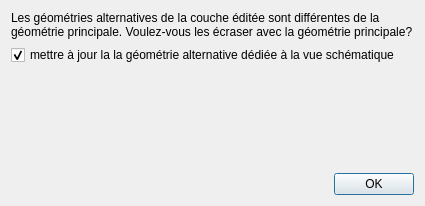
<?xml version="1.0" encoding="UTF-8"?>
<ui version="4.0">
 <class>AltGeomDialog</class>
 <widget class="QDialog" name="AltGeomDialog">
  <property name="geometry">
   <rect>
    <x>0</x>
    <y>0</y>
    <width>425</width>
    <height>206</height>
   </rect>
  </property>
  <property name="windowTitle">
   <string>Dialog</string>
  </property>
  <layout class="QGridLayout" name="gridLayout">
   <item row="3" column="0">
    <widget class="QDialogButtonBox" name="buttonBox">
     <property name="orientation">
      <enum>Qt::Horizontal</enum>
     </property>
     <property name="standardButtons">
      <set>QDialogButtonBox::Ok</set>
     </property>
    </widget>
   </item>
   <item row="2" column="0">
    <spacer name="verticalSpacer">
     <property name="orientation">
      <enum>Qt::Vertical</enum>
     </property>
     <property name="sizeHint" stdset="0">
      <size>
       <width>20</width>
       <height>40</height>
      </size>
     </property>
    </spacer>
   </item>
   <item row="1" column="0">
    <widget class="QCheckBox" name="updateAlt2">
     <property name="text">
      <string>mettre à jour la la géométrie alternative dédiée à la vue schématique</string>
     </property>
     <property name="checked">
      <bool>true</bool>
     </property>
    </widget>
   </item>
   <item row="0" column="0">
    <widget class="QLabel" name="label">
     <property name="text">
      <string>Les géométries alternatives de la couche éditée sont différentes de la géométrie principale. Voulez-vous les écraser avec la géométrie principale?</string>
     </property>
     <property name="wordWrap">
      <bool>true</bool>
     </property>
    </widget>
   </item>
  </layout>
 </widget>
 <tabstops>
  <tabstop>updateAlt2</tabstop>
  <tabstop>buttonBox</tabstop>
 </tabstops>
 <resources/>
 <connections>
  <connection>
   <sender>buttonBox</sender>
   <signal>accepted()</signal>
   <receiver>AltGeomDialog</receiver>
   <slot>accept()</slot>
   <hints>
    <hint type="sourcelabel">
     <x>257</x>
     <y>152</y>
    </hint>
    <hint type="destinationlabel">
     <x>157</x>
     <y>161</y>
    </hint>
   </hints>
  </connection>
  <connection>
   <sender>buttonBox</sender>
   <signal>rejected()</signal>
   <receiver>AltGeomDialog</receiver>
   <slot>reject()</slot>
   <hints>
    <hint type="sourcelabel">
     <x>325</x>
     <y>152</y>
    </hint>
    <hint type="destinationlabel">
     <x>286</x>
     <y>161</y>
    </hint>
   </hints>
  </connection>
 </connections>
</ui>
